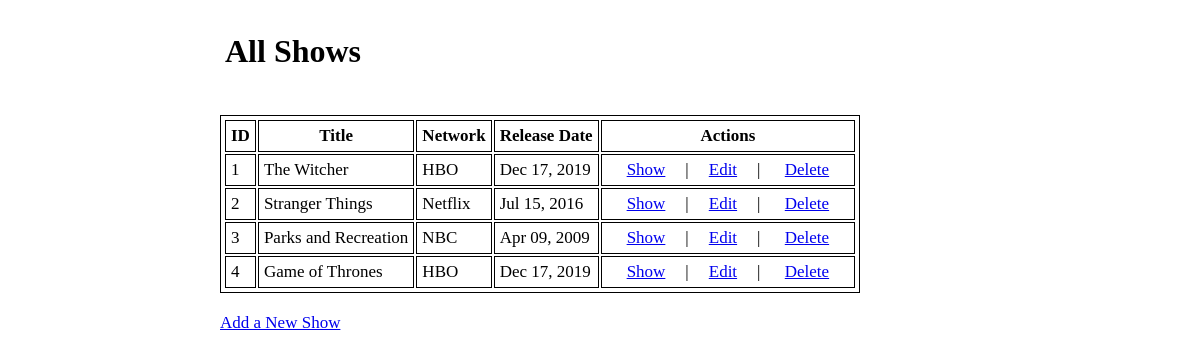
/shows, run on the app's committed database.
### semi_restful_app/models.py (models this page shows)
class Show(models.Model):
    title = models.CharField(max_length=100)
    network = models.CharField(max_length=45)
    release_date = models.DateTimeField()
    description = models.TextField()
    created_at = models.DateTimeField(auto_now_add=True)
    updated_at = models.DateTimeField(auto_now=True)

### semi_restful_app/views.py (the view)
# urls.py: path('shows', views.shows),
def shows(request):
    all_shows = Show.objects.all()
    for show in all_shows:
        show.release_date = show.release_date.strftime('%b %d, %Y')
    context = {
        "all_shows": all_shows
    }
    return render(request, 'all_shows.html', context)

### semi_restful_app/templates/all_shows.html (shortened to what this page needs)
<!DOCTYPE html>
<html lang="en">
<head>
    {% load static %}
    <link rel="stylesheet" href="{% static 'css/all_shows.css' %}">
</head>
<body>
    <div id="wrapper">
        <h1>All Shows</h1>
        <table>
            <tr>
                <th>ID</th>
                <th>Title</th>
                <th>Network</th>
                <th>Release Date</th>
                <th>Actions</th>
            </tr>
        {% for show in all_shows %}
            <tr>
                <td>{{ show.id }}</td>
                <td>{{ show.title }}</td>
                <td>{{ show.network }}</td>
                <td>{{ show.release_date }}</td>
                <td><a href="/shows/{{ show.id }}">Show</a>|<a href="/shows/{{ show.id }}/edit">Edit</a>| <a href="/shows/{{ show.id }}/destroy">Delete</a></td>
            </tr>
        {% endfor %}
        </table>
        <a href="/shows/new">Add a New Show</a>
    </div>
</body>
</html>

### semi_restful_app/static/css/all_shows.css (style rules this page uses)
#wrapper { width: 800px; margin: 0px auto; }
h1 { display: inline-block; margin: 25px; }
table { border: 1px solid black; padding: 2px; margin: 20px; }
th,td { border: 1px solid black; padding: 5px; font-size: 17px; }
a { margin: 40px 20px; font-size: 17px; }

### data on the page
Show: id "1", title "The Witcher", network "HBO", release_date "Dec 17, 2019"
Show: id "2", title "Stranger Things", network "Netflix", release_date "Jul 15, 2016"
Show: id "3", title "Parks and Recreation", network "NBC", release_date "Apr 09, 2009"
Show: id "4", title "Game of Thrones", network "HBO", release_date "Dec 17, 2019"
